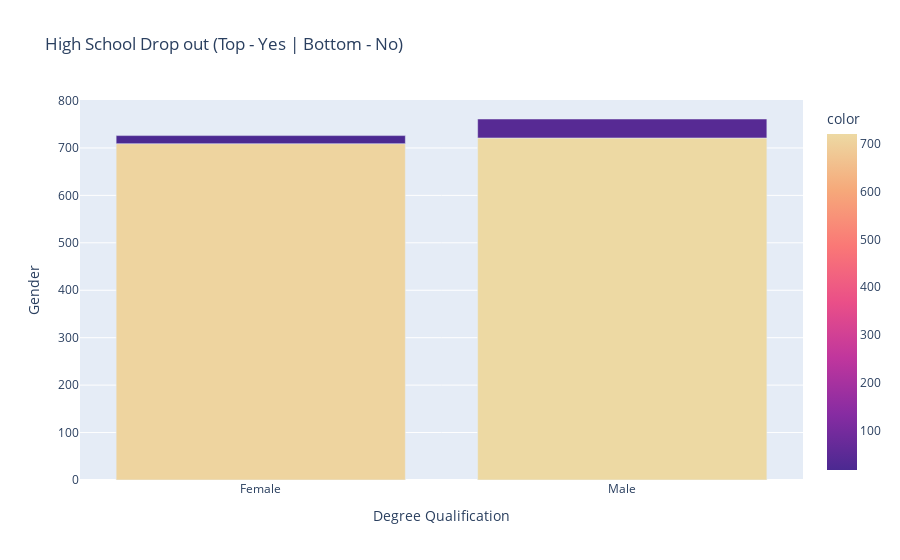

Here is the notebook cell this chart was saved with:
### Code cell
# Chart of High School drop outs Males Vs Females
bar = px.bar(
   x = educdo_by_sex.SEX,
   y = educdo_by_sex.EDUCDO,
   title = "High School Drop out (Top - Yes | Bottom - No)", 
   color = educdo_by_sex.EDUCDO,
   hover_name= educdo_by_sex.SEX,
   color_continuous_scale="agsunset"
)
bar.update_layout(
    xaxis_title = "Degree Qualification",
    yaxis_title = "Gender"
)
bar.show()

### Figure 1 — Plotly figure (JSON) as saved in the notebook; plotly's stock layout.template omitted (floating-point values rounded to 4 significant figures)
{"data": [{"alignmentgroup": "True", "hovertemplate": "<b>%{hovertext}</b><br><br>x=%{x}<br>y=%{y}<br>color=%{marker.color}<extra></extra>", "hovertext": ["Female", "Female", "Male", "Male"], "legendgroup": "", "marker": {"color": [709, 17, 721, 40], "coloraxis": "coloraxis", "pattern": {"shape": ""}}, "name": "", "offsetgroup": "", "orientation": "v", "showlegend": false, "textposition": "auto", "type": "bar", "x": ["Female", "Female", "Male", "Male"], "xaxis": "x", "y": [709, 17, 721, 40], "yaxis": "y"}], "layout": {"barmode": "relative", "coloraxis": {"colorbar": {"title": {"text": "color"}}, "colorscale": [[0, "rgb(75, 41, 145)"], [0.1667, "rgb(135, 44, 162)"], [0.3333, "rgb(192, 54, 157)"], [0.5, "rgb(234, 79, 136)"], [0.6667, "rgb(250, 120, 118)"], [0.8333, "rgb(246, 169, 122)"], [1, "rgb(237, 217, 163)"]]}, "legend": {"tracegroupgap": 0}, "title": {"text": "High School Drop out (Top - Yes | Bottom - No)"}, "xaxis": {"anchor": "y", "domain": [0, 1], "title": {"text": "Degree Qualification"}}, "yaxis": {"anchor": "x", "domain": [0, 1], "title": {"text": "Gender"}}}}
